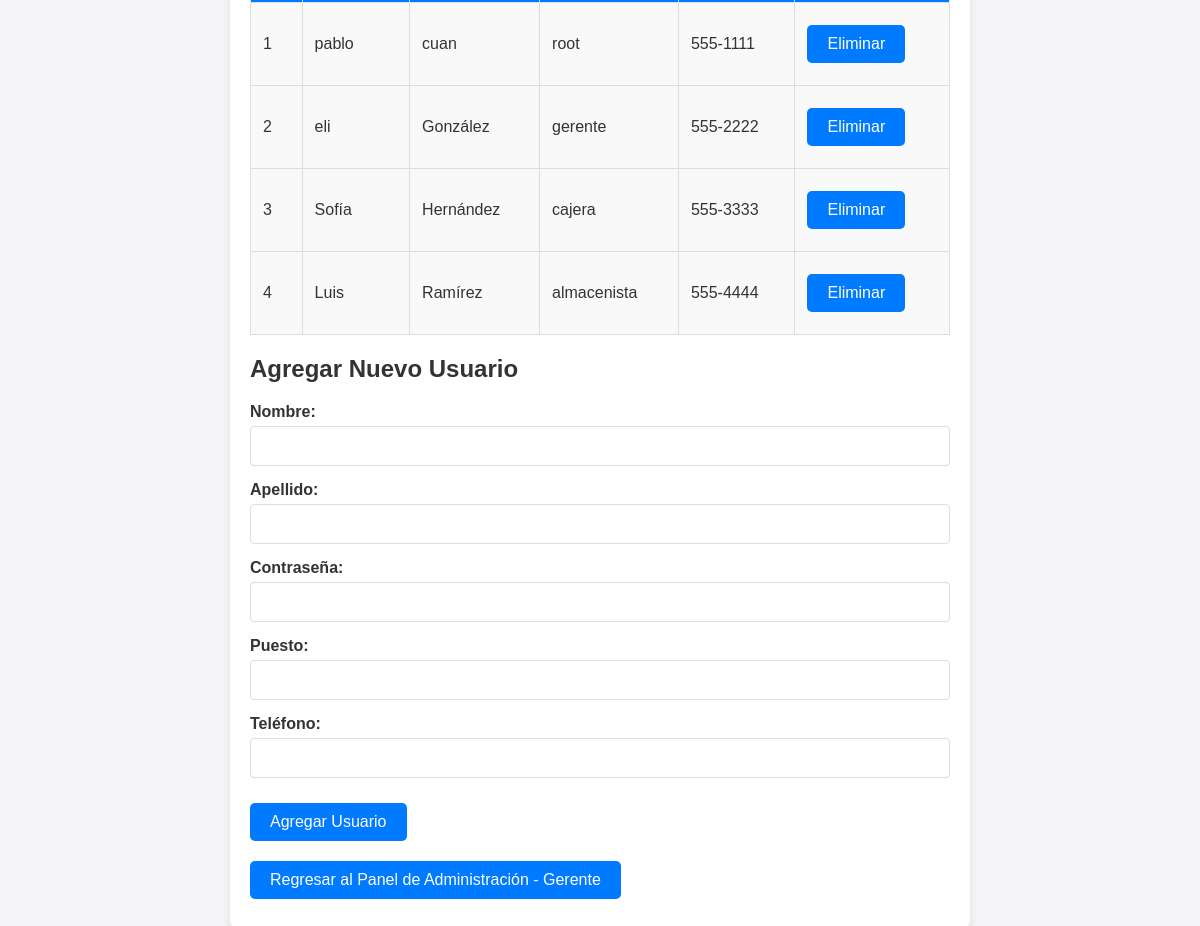
Page /usuario.php (signed in) on the committed database.
### tables this page shows
CREATE TABLE `usuario` (
  `id_usuario` int NOT NULL,
  `nombre` varchar(100) DEFAULT NULL,
  `apellido` varchar(100) DEFAULT NULL,
  `puesto` varchar(100) DEFAULT NULL,
  `telefono` varchar(15) DEFAULT NULL,
  `contraseña` varchar(255) DEFAULT NULL
);

### usuario.php (the view, shortened to what this page needs)
<?php
$host = 'localhost';
$usuario = 'root';
$contraseña = '183492765';
$nombre_base_datos = 'farmacia';
$conn = new mysqli($host, $usuario, $contraseña, $nombre_base_datos);
$sql = "SELECT * FROM usuario";
$result = $conn->query($sql);
?>
<!DOCTYPE html>
<html lang="es">
<head>
</head>
<body>
<div class="container">
    <table>
        <?php while ($row = $result->fetch_assoc()): ?>
            <tr>
                <td><?php echo $row['id_usuario']; ?></td>
                <td><?php echo $row['nombre']; ?></td>
                <td><?php echo $row['apellido']; ?></td>
                <td><?php echo $row['puesto']; ?></td>
                <td><?php echo $row['telefono']; ?></td>
                <td>
                    <form method="post" style="display:inline;">
                        <input type="submit" name="eliminar" class="button" value="Eliminar">
                    </form>
                </td>
            </tr>
        <?php endwhile; ?>
    </table>
    <h2>Agregar Nuevo Usuario</h2>
    <form method="post">
        <div class="form-group">
            <label>Nombre:</label>
            <input type="text" name="nombre" required>
        </div>
        <div class="form-group">
            <label>Apellido:</label>
            <input type="text" name="apellido" required>
        </div>
        <div class="form-group">
            <label>Contraseña:</label>
            <input type="password" name="contraseña" required>
        </div>
        <div class="form-group">
            <label>Puesto:</label>
            <input type="text" name="puesto" required>
        </div>
        <div class="form-group">
            <label>Teléfono:</label>
            <input type="text" name="telefono" required>
        </div>
        <input type="submit" name="agregar" class="button" value="Agregar Usuario">
    </form>
    <?php if ($_SESSION['puesto'] === 'root'): ?>
        <a href="root.php" class="button">Inicio del Panel - Root</a>
    <?php else: ?>
        <a href="gerente.php" class="button">Regresar al Panel de Administración - Gerente</a>
    <?php endif; ?>
</div>
</body>
</html>

### usuario.php (style rules this page uses)
body { font-family: Arial, sans-serif; background-color: #f4f4f9; margin: 0; padding: 0; display: flex; justify-content: center; align-items: center; height: 100vh; color: #333; }
.container { max-width: 700px; width: 100%; background-color: #fff; padding: 20px; border-radius: 8px; box-shadow: 0 4px 8px rgba(0, 0, 0, 0.1); }
h2 { color: #333; margin-bottom: 20px; }
table { width: 100%; border-collapse: collapse; margin-bottom: 20px; }
th, td { border: 1px solid #ddd; padding: 12px; text-align: left; }
td { background-color: #f9f9f9; }
.button { display: inline-block; padding: 10px 20px; margin: 10px 0; background-color: #007BFF; color: white; text-align: center; border: none; border-radius: 5px; cursor: pointer; text-decoration: none; font-size: 16px; }
.form-group { margin-bottom: 15px; }
label { display: block; margin-bottom: 5px; font-weight: bold; }
input[type="text"], input[type="password"] { width: calc(100% - 22px); padding: 10px; border: 1px solid #ddd; border-radius: 4px; font-size: 16px; }

### rows in the picture
usuario: id_usuario "1", nombre "pablo", apellido "cuan", puesto "root", telefono "555-1111"
usuario: id_usuario "2", nombre "eli", apellido "González", puesto "gerente", telefono "555-2222"
usuario: id_usuario "3", nombre "Sofía", apellido "Hernández", puesto "cajera", telefono "555-3333"
usuario: id_usuario "4", nombre "Luis", apellido "Ramírez", puesto "almacenista", telefono "555-4444"
